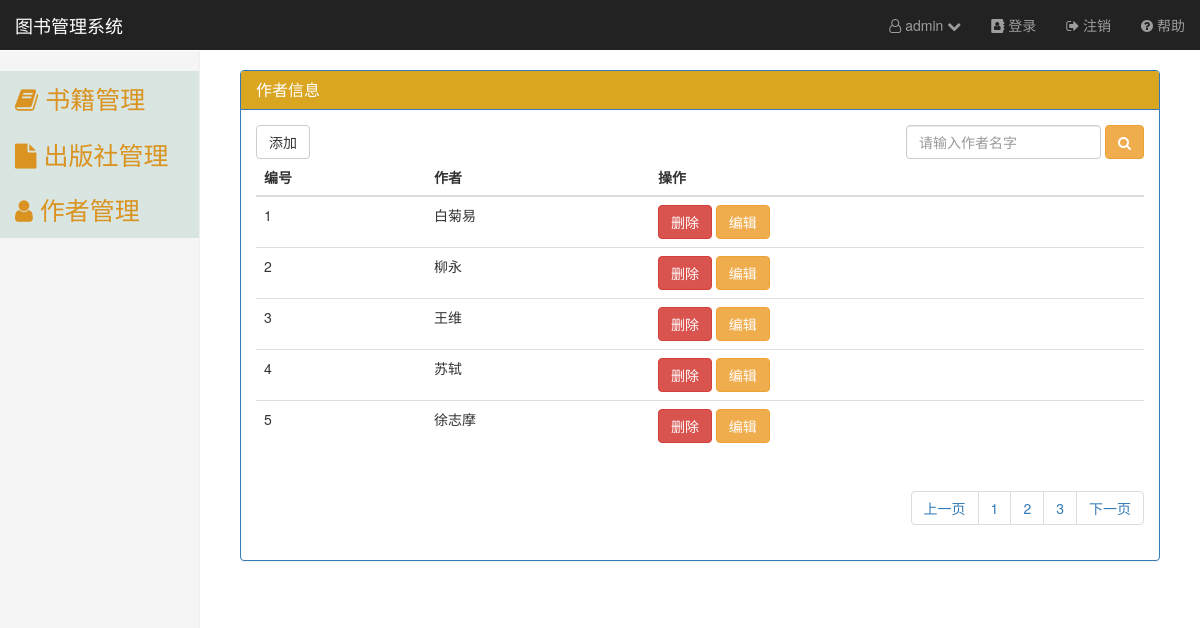
The app's page /author/index/?page=2 (signed in) with its own data.
### booksmanage/models.py (models this page shows, shortened)
class Author(models.Model):
    name=models.CharField(max_length=30)

### booksmanage/views.py (the view)
    def wrapper(request,*args,**kwargs):
        next_path=request.path
        if request.user.is_authenticated():
            backresponse = func(request, *args, **kwargs)
            return backresponse
        else:
            return redirect('/login/?next=%s' %next_path)

### booksmanage/views.py (called while the page is built)
def authentication(func):
    def wrapper(request,*args,**kwargs):
        next_path=request.path
        if request.user.is_authenticated():
            backresponse = func(request, *args, **kwargs)
            return backresponse
        else:
            return redirect('/login/?next=%s' %next_path)
    return wrapper

@authentication
def authorindex(request):
    authorall=models.Author.objects.all().order_by('id')
    P_author=Paginator(authorall,per_page=5,orphans=1)
    page=request.GET.get('page')
    try:
        author_page = P_author.page(page)
    except InvalidPage:
        author_page = P_author.page(1)
    dic={'author_page':author_page,'page':page,'P_author':P_author}
    return render(request,'booksmanage/authorinterface.html',dic)

### templates/booksmanage/authorinterface.html (shortened to what this page needs)
{% extends 'booksmanage/base.html' %}
{% block panneltitle %}
    作者信息
{% endblock %}
{% block searchbox %}
   <input type="text" class="form-control" id="my-search" placeholder="请输入作者名字" name="mysearch" value="">
{% endblock %}
{% block publisehrfield %}
    <th>编号</th>
    <th>作者</th>
    <th>操作</th>
{% endblock %}
{% block publisherrecords %}
    {% for per_author  in author_page %}
        <tr>
            <td>{{ forloop.counter }}</td>
            <td>{{ per_author.name }}</td>
        <td>
                      <button class="btn btn-danger del-btn" data-authorid="{{ per_author.id }}">删除</button>
                      <button class="btn btn-warning edit-btn" data-toggle="modal" data-target="#myModal" data-authorid="{{ per_author.id }}">编辑</button>
                  </td>
        </tr>
    {% endfor %}
 {% endblock %}
{% block pageconf %}
    {% if author_page.has_previous %}
        <li><a href="?page={{ author_page.previous_page_number }}">上一页</a></li>
        {% else %}
        <li><a href="" disabled>上一页</a></li>
    {% endif %}
    {% for i in P_author.page_range %}
        <li><a href="?page={{ i }}">{{ i }}  </a> </li>
    {% endfor %}
    {% if author_page.has_next %}
        <li><a href="?page={{ author_page.next_page_number }}">下一页</a></li>
        {% else %}
    <li><a href="" disabled>下一页</a></li>
    {% endif %}
{% endblock %}

### templates/booksmanage/base.html (shortened to what this page needs)
<!DOCTYPE html>
{% load static %}
{% load mycustomtags %}
<html lang="zh-CN"><head><meta http-equiv="Content-Type" content="text/html; charset=UTF-8">
    <link href="{% static 'asset/bootstrap.min.css' %}" rel="stylesheet">
    <link href="{% static 'asset/ie10-viewport-bug-workaround.css' %}" rel="stylesheet">
    <link href="{% static 'asset/dashboard.css' %}" rel="stylesheet">
    <link href="https://cdn.bootcss.com/font-awesome/4.7.0/css/font-awesome.min.css" rel="stylesheet">
    <link href="{% static 'mycss.css' %}" rel="stylesheet">
  </head>
  <body>
    <nav class="navbar navbar-inverse navbar-fixed-top">
      <div class="container-fluid">
        <div class="navbar-header">
          <a class="navbar-brand" href="http://v3.bootcss.com/examples/dashboard/#">图书管理系统</a>
        </div>
        <div id="navbar" class="navbar-collapse collapse">
          <ul class="nav navbar-nav navbar-right">
            <li>
                <a href="#" id="user-info"><i class="fa fa-user-o" aria-hidden="true"></i> {{ request.user }} <i class="fa fa-chevron-down" aria-hidden="true"></i></a>
            </li>
            <li><a href="/login/"><i class="fa fa-address-book" aria-hidden="true"></i> 登录</a></li>
            <li><a href="/logout/"><i class="fa fa-sign-out" aria-hidden="true"></i> 注销</a></li>
            <li><a href="#"><i class="fa fa-question-circle" aria-hidden="true"></i> 帮助</a></li>
          </ul>
        </div>
      </div>
    </nav>
    <div class="container-fluid">
      <div class="row">
                <div class="col-sm-3 col-md-2 sidebar">
          <div class="my-d-menu" data-toggle="collapse" data-target="#menu1">
            <a class="my-menu"> <i class="fa fa-book" aria-hidden="true"></i> 书籍管理</a>
          </div>
          <div class="my-d-menu" data-toggle="collapse" data-target="#menu2">
            <a class="my-menu"><i class="fa fa-file" aria-hidden="true"></i> 出版社管理</a>
          </div>
          <div class="my-d-menu" data-toggle="collapse" data-target="#menu3">
            <a class="my-menu"><i class="fa fa-user" aria-hidden="true"></i> 作者管理</a>
          </div>
        </div>
        <div class="col-sm-9 col-sm-offset-3 col-md-10 col-md-offset-2 main">
        <div class="panel panel-primary">
      <div class="panel-heading" style="background-color:goldenrod">
        <h3 class="panel-title">{% block panneltitle %}
        {% endblock %}</h3>
      </div>
      <div class="panel-body">
        <div class="row">
        <div class="my-btn col-md-4">
            <a href="/addbook/" class="btn btn-default">添加</a>
        </div>
        <div class="my-search-box col-md-4 col-md-offset-4">
          <form class="form-inline pull-right" action="/searchbook/" method="get">
            <div class="form-group">
                {% block searchbox %}
                {% endblock %}
            </div>
            <button type="submit" class="btn btn-warning">
                <i class="fa fa-search" aria-hidden="true"></i>
            </button>
          </form>
        </div>
        </div>
          <table class="table">
              <thead>
              <tr>
                  {% block publisehrfield %}{% endblock %}
              </tr>
              </thead>
              <tbody>
              {% block publisherrecords %}
              {% endblock %}
              </tbody>
          </table>
        <div class="row">
          <div class="col-md-4 col-md-offset-8">
            <nav aria-label="Page navigation">
              <ul class="pagination pull-right">
                  {% block pageconf %}{% endblock %}
              </ul>
            </nav>
          </div>
        </div>
      </div>
    </div>
        </div>
      </div>
    </div>
</body>
</html>

### booksmanage/static/asset/dashboard.css (style rules this page uses)
body { padding-top: 50px; }
.navbar-fixed-top { border: 0; }
.sidebar { display: none; }
@media (min-width: 768px) { .sidebar { position: fixed; top: 51px; bottom: 0; left: 0; z-index: 1000; display: block; padding: 20px; overflow-x: hidden; overflow-y: auto; background-color: #f5f5f5; border-right: 1px solid #eee; } }
.main { padding: 20px; }
@media (min-width: 768px) { .main { padding-right: 40px; padding-left: 40px; } }

### booksmanage/static/mycss.css (style rules this page uses)
a.my-menu { text-decoration: none; }
.my-d-menu { margin-right: -20px; margin-left: -20px; }
.my-menu { display: inline-block; width: 100%; background-color:#D9E5E0; color:#DA9320; margin-right: 0; font-size: 25px; padding: 10px 15px; }

### templates/booksmanage/base.html (style rules this page uses)
.user-menu ul,li>a { list-style: none; color: black; }

### records on screen
Author: name "白菊易"
Author: name "柳永"
Author: name "王维"
Author: name "苏轼"
Author: name "徐志摩"

### other values on screen
{{ request.user }} "admin"
{{ i }} "1" "2" "3"
